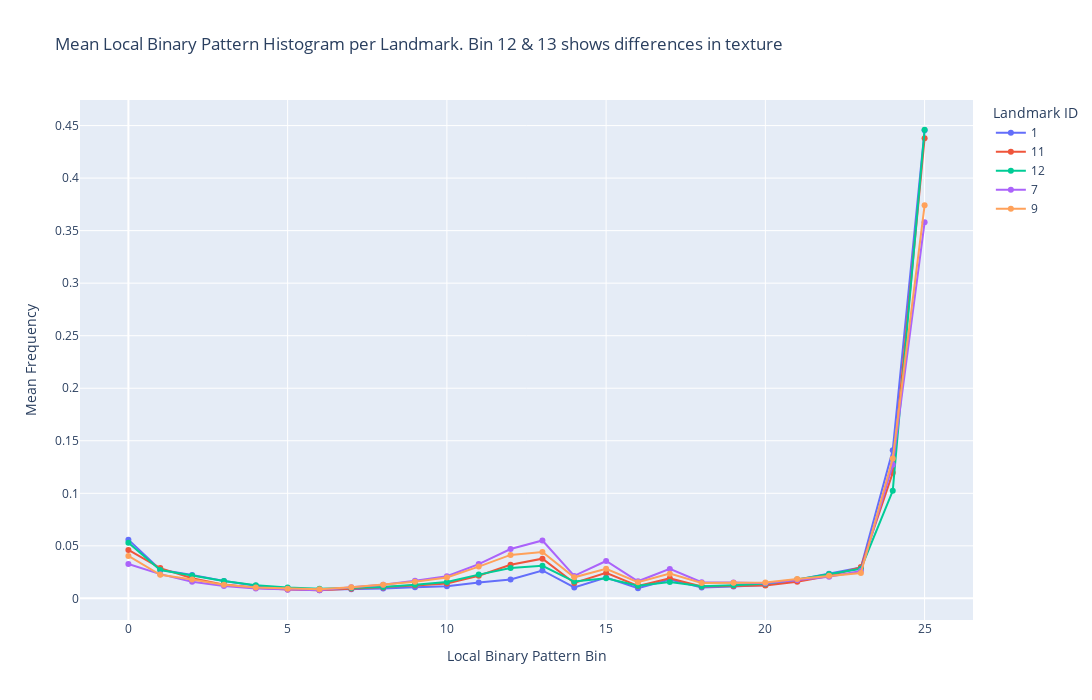

Here is the notebook cell this chart was saved with:
### Code cell
# Plot the Mean Local Binary Pattern histogram
lbp_df = five_landmarks_df.dropna(subset=["local_binary_pattern"]).copy()

first_hist = lbp_df.iloc[0]["local_binary_pattern"]
n_bins = len(first_hist)
# Get histogram mean grouped by landmark
mean_hists = lbp_df.groupby("landmark_id", observed=True)["local_binary_pattern"].apply(
    mean_histogram
)

records = []
for landmark_id, hist in mean_hists.items():
    for i, v in enumerate(hist):
        records.append({"landmark_id": landmark_id, "bin": i, "value": float(v)})
plot_df = pd.DataFrame(records)

fig = px.line(
    plot_df,
    x="bin",
    y="value",
    color="landmark_id",
    markers=True,
    labels={
        "bin": "Local Binary Pattern Bin",
        "value": "Mean Frequency",
        "landmark_id": "Landmark ID",
    },
    title="Mean Local Binary Pattern Histogram per Landmark. Bin 12 & 13 shows differences in texture",
)
fig.update_layout(width=1200, height=700)
fig.show()
fig.write_image("images/lbp_mean_histogram_5_landmarks.png", width=1200, height=700)

### Figure 1 — Plotly figure (JSON) as saved in the notebook; plotly's stock layout.template omitted (floating-point values rounded to 4 significant figures)
{"data": [{"hovertemplate": "Landmark ID=1<br>Local Binary Pattern Bin=%{x}<br>Mean Frequency=%{y}<extra></extra>", "legendgroup": "1", "line": {"color": "#636efa", "dash": "solid"}, "marker": {"symbol": "circle"}, "mode": "lines+markers", "name": "1", "orientation": "v", "showlegend": true, "x": [0, 1, 2, 3, 4, 5, 6, 7, 8, 9, 10, 11, 12, 13, 14, 15, 16, 17, 18, 19, 20, 21, 22, 23, 24, 25], "xaxis": "x", "y": [0.0559, 0.0273, 0.02221, 0.01644, 0.01195, 0.009338, 0.008114, 0.008637, 0.009278, 0.01061, 0.01146, 0.0151, 0.01791, 0.02654, 0.01042, 0.01989, 0.009608, 0.018, 0.01042, 0.01129, 0.01265, 0.01765, 0.02337, 0.02938, 0.141, 0.4455], "yaxis": "y", "type": "scatter"}, {"hovertemplate": "Landmark ID=11<br>Local Binary Pattern Bin=%{x}<br>Mean Frequency=%{y}<extra></extra>", "legendgroup": "11", "line": {"color": "#EF553B", "dash": "solid"}, "marker": {"symbol": "circle"}, "mode": "lines+markers", "name": "11", "orientation": "v", "showlegend": true, "x": [0, 1, 2, 3, 4, 5, 6, 7, 8, 9, 10, 11, 12, 13, 14, 15, 16, 17, 18, 19, 20, 21, 22, 23, 24, 25], "xaxis": "x", "y": [0.04605, 0.02883, 0.01917, 0.0131, 0.01004, 0.008509, 0.007725, 0.009197, 0.01033, 0.0122, 0.01421, 0.02149, 0.03202, 0.0378, 0.01462, 0.02422, 0.0118, 0.01906, 0.01125, 0.01183, 0.01217, 0.01591, 0.02124, 0.02975, 0.1195, 0.438], "yaxis": "y", "type": "scatter"}, {"hovertemplate": "Landmark ID=12<br>Local Binary Pattern Bin=%{x}<br>Mean Frequency=%{y}<extra></extra>", "legendgroup": "12", "line": {"color": "#00cc96", "dash": "solid"}, "marker": {"symbol": "circle"}, "mode": "lines+markers", "name": "12", "orientation": "v", "showlegend": true, "x": [0, 1, 2, 3, 4, 5, 6, 7, 8, 9, 10, 11, 12, 13, 14, 15, 16, 17, 18, 19, 20, 21, 22, 23, 24, 25], "xaxis": "x", "y": [0.05303, 0.02697, 0.02181, 0.01645, 0.01247, 0.01025, 0.009052, 0.009876, 0.01091, 0.01302, 0.01561, 0.0226, 0.02884, 0.03096, 0.01601, 0.01905, 0.01195, 0.01568, 0.01156, 0.01237, 0.01381, 0.01791, 0.0232, 0.0282, 0.1024, 0.446], "yaxis": "y", "type": "scatter"}, {"hovertemplate": "Landmark ID=7<br>Local Binary Pattern Bin=%{x}<br>Mean Frequency=%{y}<extra></extra>", "legendgroup": "7", "line": {"color": "#ab63fa", "dash": "solid"}, "marker": {"symbol": "circle"}, "mode": "lines+markers", "name": "7", "orientation": "v", "showlegend": true, "x": [0, 1, 2, 3, 4, 5, 6, 7, 8, 9, 10, 11, 12, 13, 14, 15, 16, 17, 18, 19, 20, 21, 22, 23, 24, 25], "xaxis": "x", "y": [0.03266, 0.02306, 0.01578, 0.01172, 0.009408, 0.008274, 0.007755, 0.01061, 0.01304, 0.0168, 0.021, 0.03264, 0.04693, 0.05511, 0.02139, 0.03557, 0.01624, 0.02803, 0.01538, 0.01501, 0.01436, 0.01748, 0.02058, 0.02603, 0.1272, 0.3579], "yaxis": "y", "type": "scatter"}, {"hovertemplate": "Landmark ID=9<br>Local Binary Pattern Bin=%{x}<br>Mean Frequency=%{y}<extra></extra>", "legendgroup": "9", "line": {"color": "#FFA15A", "dash": "solid"}, "marker": {"symbol": "circle"}, "mode": "lines+markers", "name": "9", "orientation": "v", "showlegend": true, "x": [0, 1, 2, 3, 4, 5, 6, 7, 8, 9, 10, 11, 12, 13, 14, 15, 16, 17, 18, 19, 20, 21, 22, 23, 24, 25], "xaxis": "x", "y": [0.04034, 0.02248, 0.018, 0.01295, 0.01039, 0.009137, 0.008565, 0.01069, 0.01296, 0.01587, 0.01992, 0.03022, 0.04134, 0.04407, 0.02007, 0.02821, 0.01536, 0.02354, 0.01467, 0.01482, 0.01501, 0.01839, 0.02153, 0.02417, 0.1332, 0.3741], "yaxis": "y", "type": "scatter"}], "layout": {"xaxis": {"anchor": "y", "domain": [0.0, 1.0], "title": {"text": "Local Binary Pattern Bin"}}, "yaxis": {"anchor": "x", "domain": [0.0, 1.0], "title": {"text": "Mean Frequency"}}, "legend": {"title": {"text": "Landmark ID"}, "tracegroupgap": 0}, "title": {"text": "Mean Local Binary Pattern Histogram per Landmark. Bin 12 & 13 shows differences in texture"}, "width": 1200, "height": 700}}
